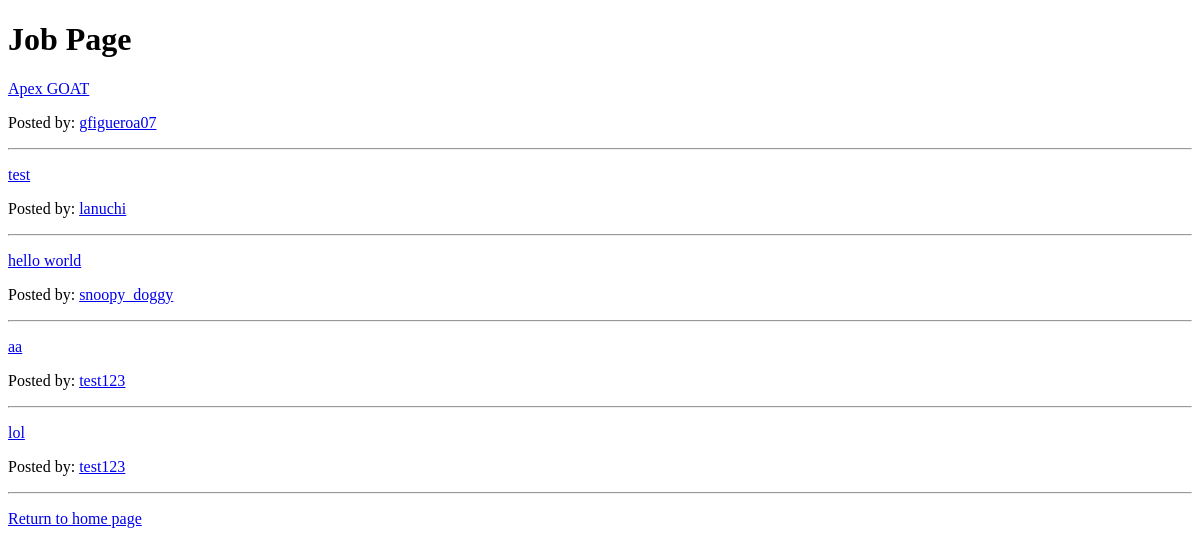
The app's page /job/page/, older data.
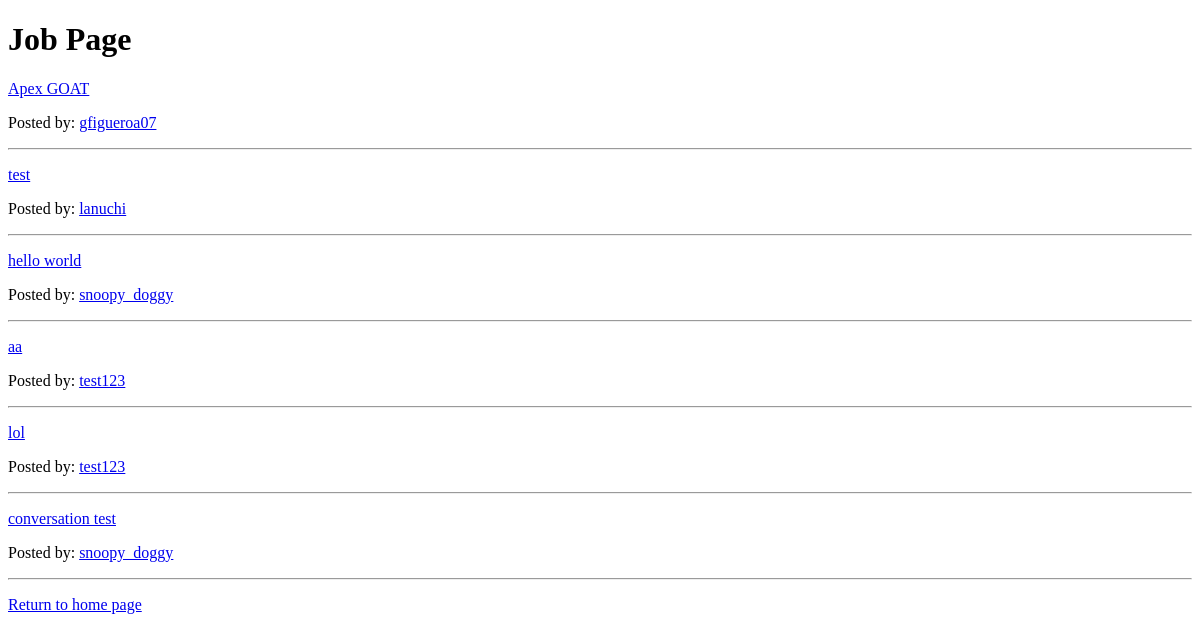
The same page, newer data.
### users/models.py (models this page shows, shortened)
class JobListing(models.Model):
    job_status = [
        ('OPEN', 'open'),
        ('PENDING', 'pending'),
        ('COMPLETED', 'completed'),
        ('CANCELLED', 'cancelled'),
    ]
    profile = models.ForeignKey(Profile, on_delete=models.CASCADE)
    price = models.FloatField(blank=False, default=0.0)
    title = models.TextField(max_length=200)
    description = models.CharField(max_length=800, blank=False)
    date = models.DateTimeField(auto_now_add=True)
    status = models.CharField(max_length=10, choices=job_status, default='open')
    images = models.ImageField(upload_to='job_pics/', blank=True, null=True)
    due_date = models.TextField(max_length=20, blank=True, null=True)

class Profile(models.Model):
    user = models.OneToOneField(User, on_delete=models.CASCADE)
    profile_name = models.CharField(max_length=30, unique=False, blank=True, null=False)
    profile_picture = models.ImageField(upload_to='profile_pics/', blank=True, null=True)
    location = models.TextField(blank=False)
    description = models.TextField(blank=True)
    avg_review_score = models.FloatField(default=0.0)
    skills = models.TextField(blank=True)
    resume = models.FileField(upload_to='resumes/', blank=True, null=True)
    def __str__(self):
        return self.user.username

### job_board/views.py (the view)
# urls.py: path('job/page/', views.job_page, name='job_page'),
def job_page(request):
    jobs = JobListing.objects.all()
    if not jobs.exists():
        return render(request, 'job_board/job_page.html', {'message' : 'no job listings. Check back later'})
    return render(request, 'job_board/job_page.html', {'jobs': jobs})

### job_board/templates/job_board/job_page.html (shortened to what this page needs)
<!DOCTYPE html>
<html>
<head>
    <h1>Job Page</h1>
{% if message %}
    {% for message in messages %}
        <p>{{ message }}</p>
    {% endfor %}
{% else %}
    {% for job in jobs %}
        <a href="{% url 'job_details' job.id %}"><p>{{ job.title }}</p></a>
        <p>Posted by: <a  href=" {% url 'profile_detail' job.profile.id %}">{{ job.profile }}</a></p>
        <hr>
    {% endfor %}
{% endif %}
</head>
<p><a href="/">Return to home page</a></p>
</body>
</html>

Row changes from the older to the newer data that the page shows:
added JobListing: title "conversation test", profile "snoopy_doggy"
